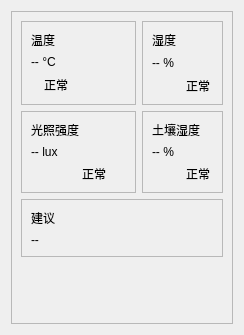
<?xml version="1.0" encoding="UTF-8"?>
<ui version="4.0">
 <class>HomePage</class>
 <widget class="QWidget" name="HomePage">
  <property name="geometry">
   <rect>
    <x>0</x>
    <y>0</y>
    <width>244</width>
    <height>335</height>
   </rect>
  </property>
  <layout class="QVBoxLayout" name="mainLayout">
   <item>
    <widget class="QScrollArea" name="scrollArea">
     <property name="widgetResizable">
      <bool>true</bool>
     </property>
     <widget class="QWidget" name="scrollContent">
      <property name="geometry">
       <rect>
        <x>0</x>
        <y>0</y>
        <width>224</width>
        <height>315</height>
       </rect>
      </property>
      <layout class="QVBoxLayout" name="scrollContentLayout">
       <item>
        <layout class="QGridLayout" name="gridLayout">
         <item row="0" column="0">
          <widget class="QFrame" name="tempCard">
           <property name="frameShape">
            <enum>QFrame::StyledPanel</enum>
           </property>
           <layout class="QVBoxLayout" name="tempCardLayout">
            <item>
             <layout class="QHBoxLayout" name="tempTitleLayout">
              <item>
               <widget class="QLabel" name="tempTitleLabel">
                <property name="text">
                 <string>温度</string>
                </property>
               </widget>
              </item>
              <item>
               <widget class="QLabel" name="tempIcon">
                <property name="pixmap">
                 <pixmap>:/resources/tmp.png</pixmap>
                </property>
               </widget>
              </item>
             </layout>
            </item>
            <item>
             <widget class="QLabel" name="tempValue">
              <property name="text">
               <string>-- °C</string>
              </property>
             </widget>
            </item>
            <item>
             <layout class="QHBoxLayout" name="tempStatusLayout">
              <item>
               <widget class="QLabel" name="tempStatusIcon">
                <property name="pixmap">
                 <pixmap>:/resources/GreenPoint.png</pixmap>
                </property>
               </widget>
              </item>
              <item>
               <widget class="QLabel" name="tempStatus">
                <property name="text">
                 <string>正常</string>
                </property>
               </widget>
              </item>
              <item>
               <spacer name="tempSpacer">
                <property name="orientation">
                 <enum>Qt::Horizontal</enum>
                </property>
                <property name="sizeHint" stdset="0">
                 <size>
                  <width>40</width>
                  <height>20</height>
                 </size>
                </property>
               </spacer>
              </item>
             </layout>
            </item>
           </layout>
          </widget>
         </item>
         <item row="0" column="1">
          <widget class="QFrame" name="humidityCard">
           <property name="frameShape">
            <enum>QFrame::StyledPanel</enum>
           </property>
           <layout class="QVBoxLayout" name="humidityCardLayout">
            <item>
             <layout class="QHBoxLayout" name="humTitleLayout">
              <item>
               <widget class="QLabel" name="humTitleLabel">
                <property name="text">
                 <string>湿度</string>
                </property>
               </widget>
              </item>
              <item>
               <widget class="QLabel" name="humIcon">
                <property name="pixmap">
                 <pixmap>:/resources/hum.png</pixmap>
                </property>
               </widget>
              </item>
             </layout>
            </item>
            <item>
             <widget class="QLabel" name="humidityValue">
              <property name="text">
               <string>-- %</string>
              </property>
             </widget>
            </item>
            <item>
             <layout class="QHBoxLayout" name="humStatusLayout">
              <item>
               <widget class="QLabel" name="humStatusIcon">
                <property name="pixmap">
                 <pixmap>:/resources/GreenPoint.png</pixmap>
                </property>
               </widget>
              </item>
              <item>
               <widget class="QLabel" name="humidityStatus">
                <property name="text">
                 <string>正常</string>
                </property>
               </widget>
              </item>
             </layout>
            </item>
           </layout>
          </widget>
         </item>
         <item row="1" column="0">
          <widget class="QFrame" name="lightCard">
           <property name="frameShape">
            <enum>QFrame::StyledPanel</enum>
           </property>
           <layout class="QVBoxLayout" name="lightCardLayout">
            <item>
             <layout class="QHBoxLayout" name="lightTitleLayout">
              <item>
               <widget class="QLabel" name="lightTitleLabel">
                <property name="text">
                 <string>光照强度</string>
                </property>
               </widget>
              </item>
              <item>
               <widget class="QLabel" name="lightIcon">
                <property name="pixmap">
                 <pixmap>:/resources/lux.png</pixmap>
                </property>
               </widget>
              </item>
             </layout>
            </item>
            <item>
             <widget class="QLabel" name="lightValue">
              <property name="text">
               <string>-- lux</string>
              </property>
             </widget>
            </item>
            <item>
             <layout class="QHBoxLayout" name="lightStatusLayout">
              <item>
               <widget class="QLabel" name="lightStatusIcon">
                <property name="pixmap">
                 <pixmap>:/resources/GreenPoint.png</pixmap>
                </property>
               </widget>
              </item>
              <item>
               <widget class="QLabel" name="lightStatus">
                <property name="text">
                 <string>正常</string>
                </property>
               </widget>
              </item>
             </layout>
            </item>
           </layout>
          </widget>
         </item>
         <item row="1" column="1">
          <widget class="QFrame" name="soilCard">
           <property name="frameShape">
            <enum>QFrame::StyledPanel</enum>
           </property>
           <layout class="QVBoxLayout" name="soilCardLayout">
            <item>
             <layout class="QHBoxLayout" name="soilTitleLayout">
              <item>
               <widget class="QLabel" name="soilTitleLabel">
                <property name="text">
                 <string>土壤湿度</string>
                </property>
               </widget>
              </item>
              <item>
               <widget class="QLabel" name="soilIcon">
                <property name="pixmap">
                 <pixmap>:/resources/soilhum.png</pixmap>
                </property>
               </widget>
              </item>
             </layout>
            </item>
            <item>
             <widget class="QLabel" name="soilValue">
              <property name="text">
               <string>-- %</string>
              </property>
             </widget>
            </item>
            <item>
             <layout class="QHBoxLayout" name="soilStatusLayout">
              <item>
               <widget class="QLabel" name="soilStatusIcon">
                <property name="pixmap">
                 <pixmap>:/resources/GreenPoint.png</pixmap>
                </property>
               </widget>
              </item>
              <item>
               <widget class="QLabel" name="soilStatus">
                <property name="text">
                 <string>正常</string>
                </property>
               </widget>
              </item>
             </layout>
            </item>
           </layout>
          </widget>
         </item>
        </layout>
       </item>
       <item>
        <widget class="QFrame" name="suggestionBox">
         <property name="frameShape">
          <enum>QFrame::StyledPanel</enum>
         </property>
         <layout class="QVBoxLayout" name="suggestionLayout">
          <item>
           <widget class="QLabel" name="suggestionTitleLabel">
            <property name="text">
             <string>建议</string>
            </property>
           </widget>
          </item>
          <item>
           <widget class="QLabel" name="suggestionContent">
            <property name="text">
             <string>--</string>
            </property>
            <property name="wordWrap">
             <bool>true</bool>
            </property>
           </widget>
          </item>
         </layout>
        </widget>
       </item>
       <item>
        <spacer name="bottomSpacer">
         <property name="orientation">
          <enum>Qt::Vertical</enum>
         </property>
         <property name="sizeHint" stdset="0">
          <size>
           <width>20</width>
           <height>40</height>
          </size>
         </property>
        </spacer>
       </item>
      </layout>
     </widget>
    </widget>
   </item>
  </layout>
 </widget>
 <resources/>
 <connections/>
</ui>
